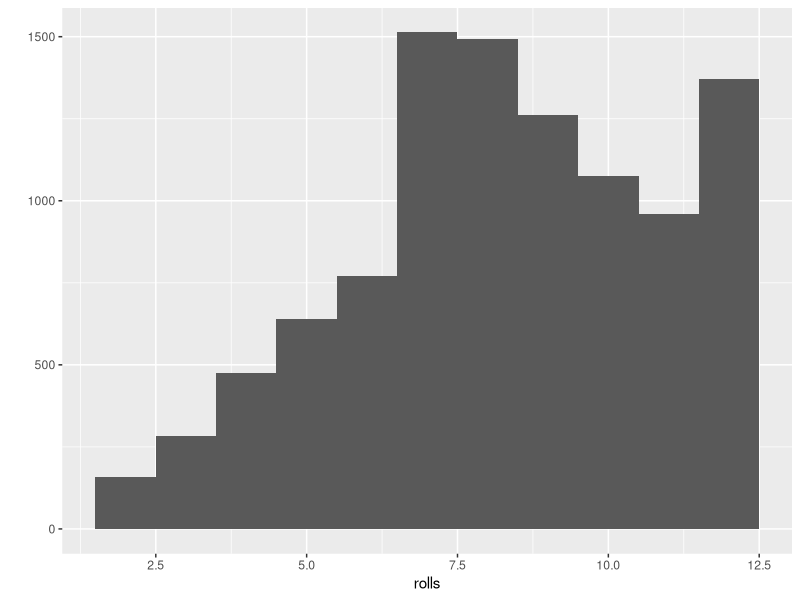

Recreate this plot in R.
library("ggplot2")

roll <- function() {
  die <- 1:6
  weights <- c(1/8, 1/8, 1/8, 1/8, 1/8, 3/8)
  dice <- sample(x = die, size = 2, replace = TRUE, prob = weights)
  sum(dice)
}

rolls <- replicate(10000, roll())
qplot(rolls, binwidth = 1)